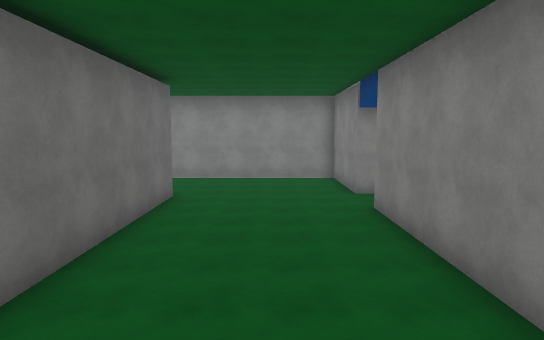
view 1 (above)

16 first-person views from a walk through a scene from a Unity 3-D project. The camera is 1.2 m above the floor, tilts 6° down and sees 75° across. The floor is counted in squares, 2 m on a side. Each view is taken from the middle of a square. On the plan, view 1 faces up. The plan holds only what a view shows up to about 10 squares ahead; the rest is blank. The place goes on beyond the plan. Surface patterns are stand-ins for the level's own textures.

view 2
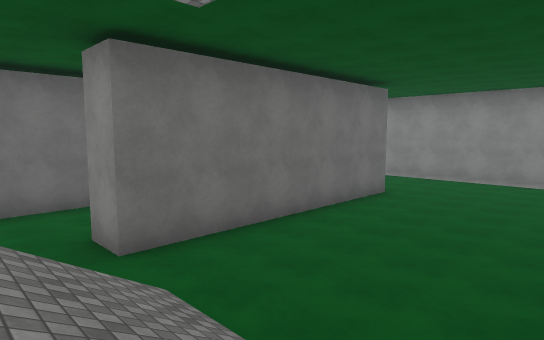

view 3
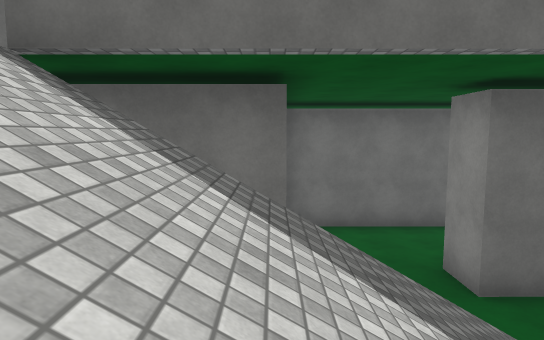

view 4
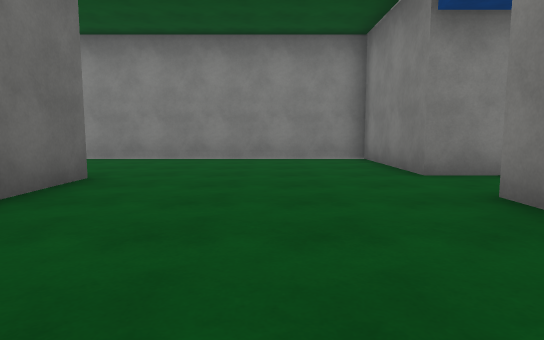

view 5
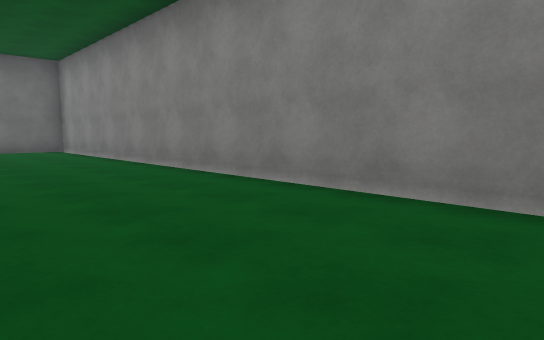

view 6
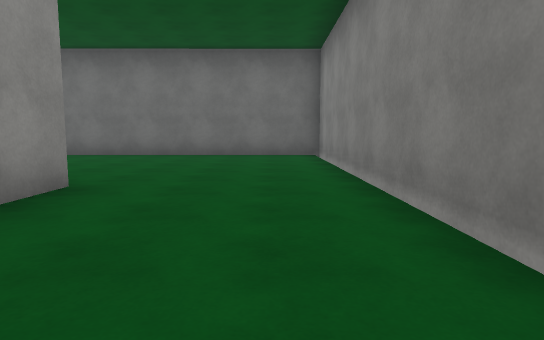

view 7
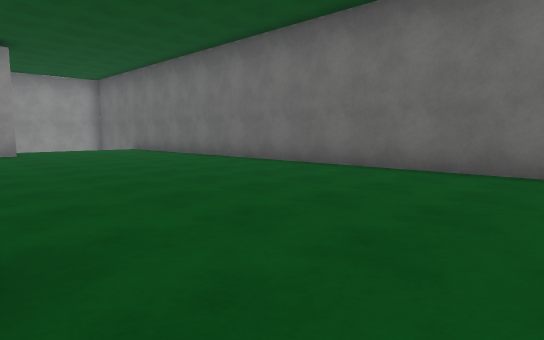

view 8
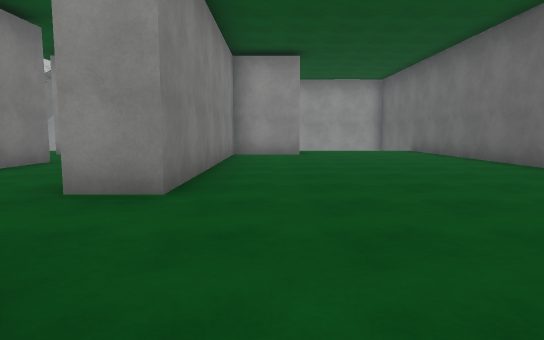

view 9
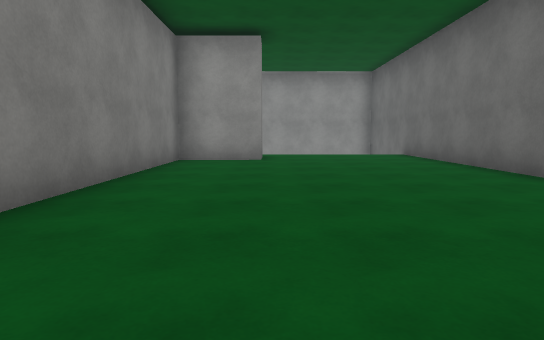

view 10
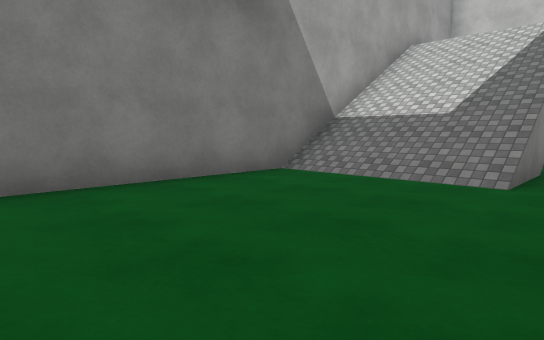

view 11
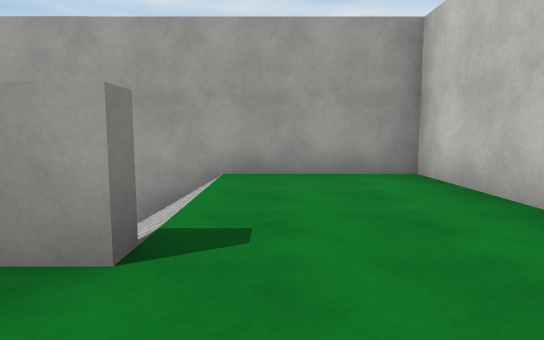

view 12
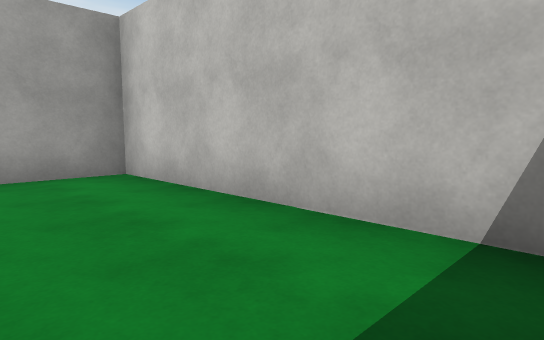

view 13
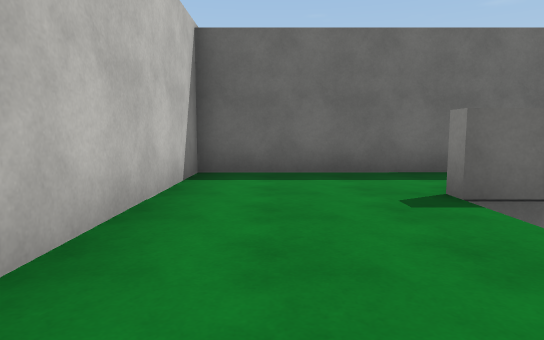

view 14
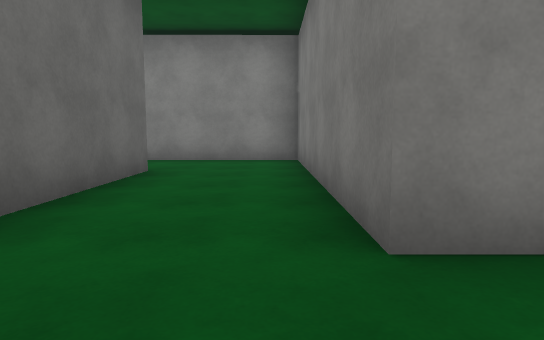

view 15
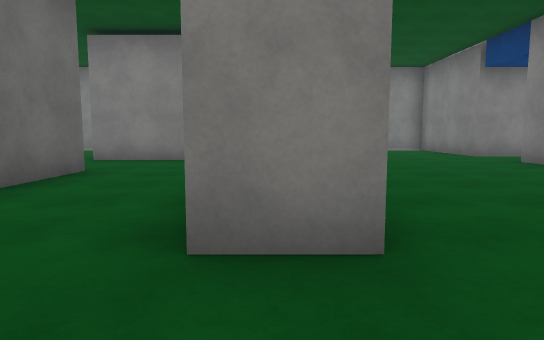

view 16
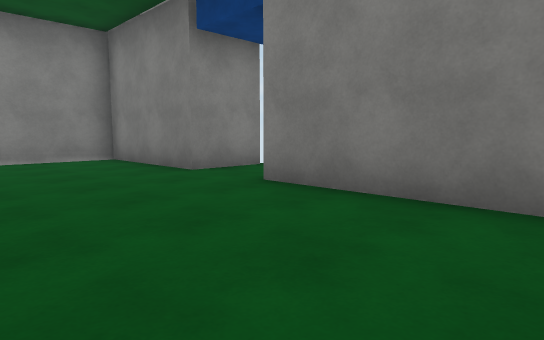

### Floor plan
Key: @ floor where view 1 was taken; # wall or solid block; . main floor; : floor 5.75 m higher than the main floor; / step, stairs or slope.
Columns run from 13 left of view 1 to 4 right of it. Each row starts with its distance up from view 1.
 13 #################
 12 #...............#
 11 #...............#
 10 #...............#
  9 #...............##
  8 #......####......
  7 #.........#.....#
  6 #.........#.....#
  5 #.....##..#.....#
  4 #.....##..#.....#
  3 #.....##..#.....#
  2 #.....##..#.....#
  1 #.....##....////#
  0 #.....##..../@//#
 -1 #....###  //////#
 -2 #....      /////#
 -3 #        ##/#///#
 -4          #::::::#
 -5          #::::::#
 -6          #::::::#
 -7          ########

Positions as (right, up) in squares from view 1, and headings:
1: (0, 0), facing up
2: (2, 0), facing up-left
3: (2, -1), facing left
4: (0, 4), facing up
5: (0, 9), facing up-left
6: (-3, 11), facing left
7: (-7, 10), facing down-left
8: (-8, 9), facing down
9: (-9, 7), facing down
10: (-2, 6), facing down-right
11: (-3, -4), facing right
12: (-3, -4), facing down-right
13: (2, -5), facing left
14: (-4, 0), facing up
15: (-3, 0), facing up
16: (-1, 4), facing up-right
